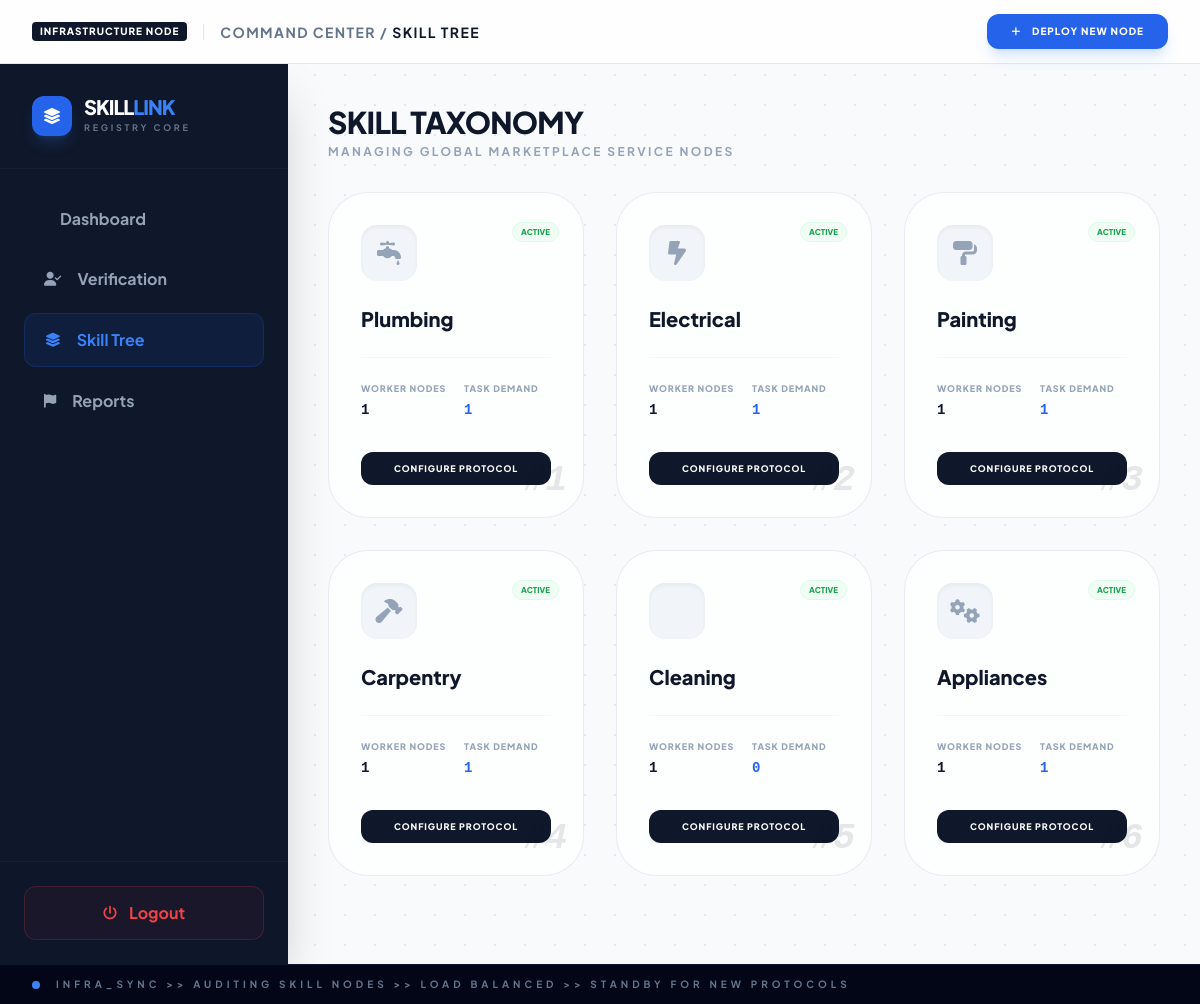
The app's page /admin/skills.php (signed in), older data.
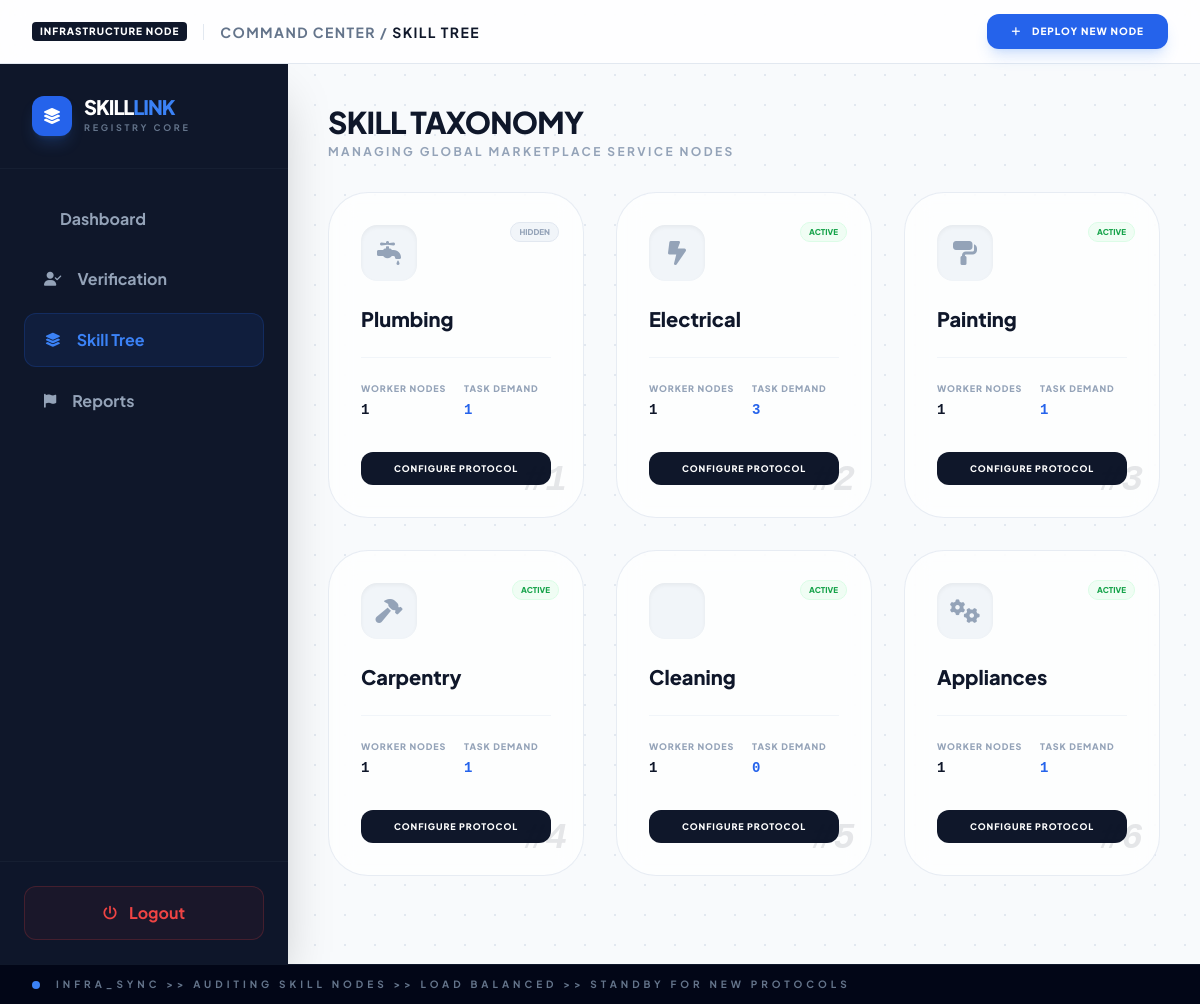
The same page, newer data.
### tables this page shows
CREATE TABLE `categories` (
  `id` int(11) NOT NULL,
  `cat_name` varchar(50) NOT NULL COMMENT 'Display name (e.g., Plumbing)',
  `cat_icon` varchar(50) NOT NULL COMMENT 'FontAwesome class (e.g., fa-wrench)',
  `sort_order` int(11) DEFAULT 0 COMMENT 'Controls UI display sequence',
  `status` enum('active','hidden') DEFAULT 'active' COMMENT 'Allows temporary hiding of categories',
  `created_at` timestamp NOT NULL DEFAULT current_timestamp()
);

### admin/skills.php (the view, shortened to what the changed rows need)
<?php
$base_path = dirname(__DIR__) . DIRECTORY_SEPARATOR;
require_once $base_path . 'includes' . DIRECTORY_SEPARATOR . 'config.php';
try {
    $query = "
        SELECT c.*,
            (SELECT COUNT(*) FROM worker_profiles WHERE category_id = c.id) as worker_count,
            (SELECT COUNT(*) FROM tasks WHERE category_id = c.id) as task_count
        FROM categories c
        ORDER BY c.sort_order ASC";
    $categories = $conn->query($query);
} catch (Exception $e) {
    error_log("Skill Tree Error: " . $e->getMessage());
}
?>
<!DOCTYPE html>
<html lang="en" class="h-full bg-slate-50">
<head>
    <script src="https://cdn.tailwindcss.com"></script>
    <link rel="stylesheet" href="https://cdnjs.cloudflare.com/ajax/libs/font-awesome/6.4.0/css/all.min.css">
</head>
<body class="h-screen overflow-hidden flex flex-col blueprint-bg text-slate-900">
    <header class="h-16 shrink-0 bg-white/80 backdrop-blur-md border-b border-slate-200 flex items-center justify-between px-8 z-50">
        <div class="flex items-center gap-4">
            <h1 class="text-sm font-bold text-slate-500 uppercase tracking-widest">Command Center / <span class="text-slate-900">Skill Tree</span></h1>
        </div>
    </header>
    <div class="flex flex-1 overflow-hidden">
        <aside class="w-72 bg-slate-900 text-white flex flex-col h-full flex-none shadow-2xl z-40 relative">
            <div class="p-8 border-b border-slate-800/50">
                <div class="flex items-center gap-3">
                    <div>
                        <h2 class="text-xl font-black tracking-tighter uppercase leading-none">Skill<span class="text-blue-500">Link</span></h2>
                    </div>
                </div>
            </div>
        </aside>
        <main class="flex-1 overflow-y-auto custom-scrollbar p-10 space-y-8">
            <div>
                <h2 class="text-3xl font-black tracking-tight text-slate-900 uppercase">Skill Taxonomy</h2>
            </div>
            <div class="grid grid-cols-1 md:grid-cols-2 lg:grid-cols-3 gap-8 pb-12">
                <?php while($row = $categories->fetch_assoc()): ?>
                <div class="hud-card p-8 rounded-[2.5rem] relative overflow-hidden group">
                    <div class="absolute top-6 right-6">
                        <span class="text-[8px] font-black uppercase px-2 py-1 rounded-full border <?= $row['status'] === 'active' ? 'bg-green-50 text-green-600 border-green-100' : 'bg-slate-100 text-slate-400 border-slate-200' ?>">
                            <?= $row['status'] ?>
                        </span>
                    </div>
                    <div class="w-14 h-14 rounded-2xl bg-slate-100 flex items-center justify-center text-2xl text-slate-400 group-hover:bg-blue-600 group-hover:text-white transition-all duration-500 mb-6 shadow-inner">
                        <i class="fas <?= htmlspecialchars($row['cat_icon']) ?>"></i>
                    </div>
                    <h3 class="text-xl font-black text-slate-900 mb-2"><?= htmlspecialchars($row['cat_name']) ?></h3>
                    <div class="grid grid-cols-2 gap-4 mt-6 pt-6 border-t border-slate-100">
                        <div>
                            <p class="text-[9px] font-black text-slate-400 uppercase tracking-widest mb-1">Worker Nodes</p>
                            <p class="text-sm font-bold font-mono text-slate-900"><?= number_format($row['worker_count']) ?></p>
                        </div>
                        <div>
                            <p class="text-[9px] font-black text-slate-400 uppercase tracking-widest mb-1">Task Demand</p>
                            <p class="text-sm font-bold font-mono text-blue-600"><?= number_format($row['task_count']) ?></p>
                        </div>
                    </div>
                    <div class="mt-8 flex gap-2">
                        <button onclick='openEditModal(<?= json_encode($row) ?>)' class="flex-1 py-2.5 bg-slate-900 text-white text-[9px] font-black rounded-xl uppercase tracking-widest hover:bg-blue-600 transition-all">
                            Configure Protocol
                        </button>
                    </div>
                    <div class="absolute bottom-0 right-0 p-4 opacity-10 font-black text-4xl italic font-mono select-none">
                    </div>
                </div>
                <?php endwhile; ?>
            </div>
        </main>
    </div>
</body>
</html>

Row changes from the older to the newer data that the page shows:
changed categories "Plumbing": status "ACTIVE" → "HIDDEN"
computed for categories "Electrical": task_count "1" → "3"
